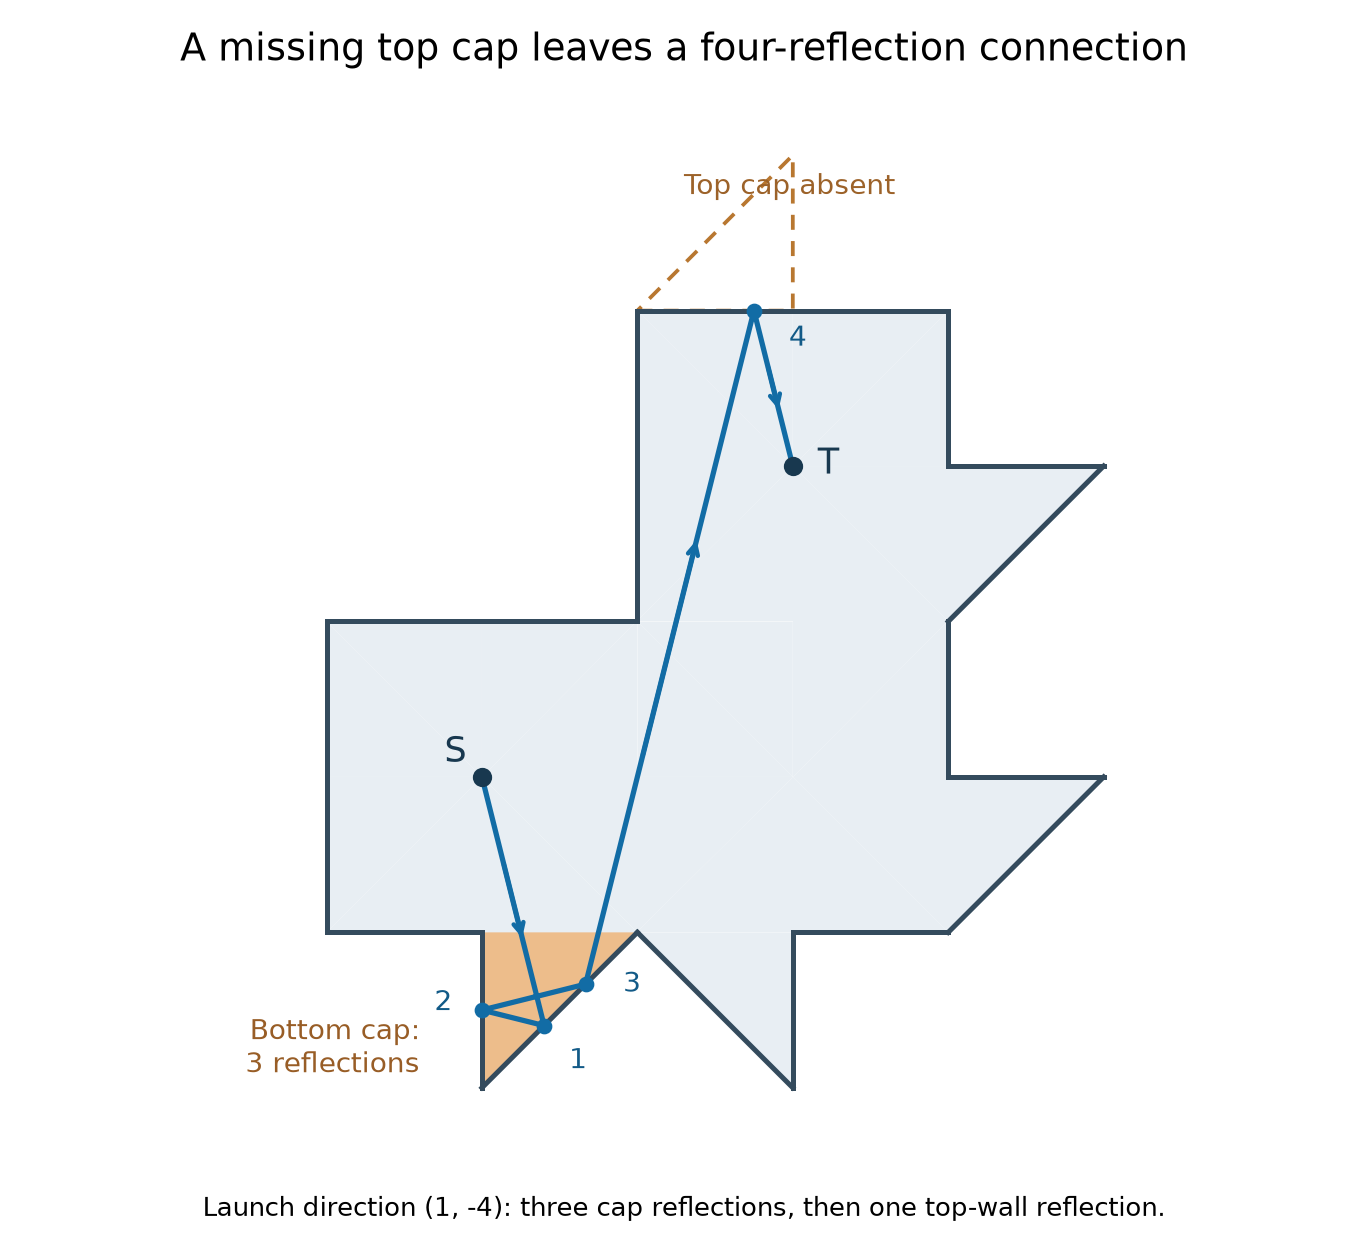

The script that saved this image:
"""Render the explicit four-reflection route in a permitted cap configuration."""
from pathlib import Path
from collections import Counter
from fractions import Fraction as F
import importlib.util
import json
import matplotlib
matplotlib.use('Agg')
import matplotlib.pyplot as plt
from matplotlib.patches import Polygon
HERE=Path(__file__).resolve().parent
spec=importlib.util.spec_from_file_location('triangles',HERE.parent/'persisted-replay/audit.py')
a=importlib.util.module_from_spec(spec);spec.loader.exec_module(a)
core=set().union(*(a.incident(p) for p in ((0,0),(2,0),(2,2))))
cap=lambda *v:tuple(sorted(v))
bottom=cap((0,-2),(0,-1),(1,-1))
room=core|{bottom,cap((4,2),(3,1),(3,2)),cap((2,-2),(1,-1),(2,-1)),cap((4,0),(3,-1),(3,0))}
record=json.loads((HERE/'zero-L-completion-check.json').read_text())['paths']['bottom_cap_four']
path=[tuple(F(*v) for v in p) for p in record['path']]
fig,ax=plt.subplots(figsize=(7.6,7),dpi=180)
for t in room:
 ax.add_patch(Polygon(t,facecolor='#edbd8b' if t==bottom else '#e8eef3',edgecolor='none'))
edges=Counter()
for t in room:
 u,v,w=t
 if a.cross(a.sub(v,u),a.sub(w,u))<0:v,w=w,v
 for p,q in ((u,v),(v,w),(w,u)):
  if edges[q,p]:edges[q,p]-=1
  else:edges[p,q]+=1
for (p,q),n in edges.items():
 if n:ax.plot((p[0],q[0]),(p[1],q[1]),color='#344b5d',lw=2,zorder=3)
ax.add_patch(Polygon(((1,3),(2,3),(2,4)),fill=False,edgecolor='#b87730',ls=(0,(4,3)),lw=1.5))
ax.text(1.3,3.75,'Top cap absent',ha='left',fontsize=11,color='#9c6229')
ax.plot([float(p[0]) for p in path],[float(p[1]) for p in path],color='#126ca5',lw=2.1,zorder=4)
ax.scatter([float(p[0]) for p in path[1:-1]],[float(p[1]) for p in path[1:-1]],s=28,color='#126ca5',zorder=5)
for i,(p,offset) in enumerate(zip(path[1:-1],((10,-17),(-19,0),(15,-3),(14,-14))),1):
 ax.annotate(str(i),tuple(map(float,p)),xytext=offset,textcoords='offset points',fontsize=11,color='#125a87',zorder=6)
for p,label,offset in ((path[0],'S',( -15,6)),(path[-1],'T',(10,-3))):
 ax.scatter(*map(float,p),color='#18384f',s=45,zorder=7)
 ax.annotate(label,tuple(map(float,p)),xytext=offset,textcoords='offset points',fontsize=14,color='#18384f')
ax.text(-.4,-1.9,'Bottom cap:\n3 reflections',ha='right',fontsize=11,color='#985d26')
for i in (0,3,4):
 p,q=path[i],path[i+1]
 start=tuple(float((2*p[k]+q[k])/3) for k in (0,1));end=tuple(float((p[k]+2*q[k])/3) for k in (0,1))
 ax.annotate('',xy=end,xytext=start,arrowprops=dict(arrowstyle='->',color='#126ca5',lw=1.8),zorder=5)
ax.set_aspect('equal');ax.set_xlim(-1.8,4.4);ax.set_ylim(-2.5,4.35);ax.axis('off')
fig.suptitle('A missing top cap leaves a four-reflection connection',fontsize=15,y=.975)
fig.text(.5,.035,'Launch direction (1, -4): three cap reflections, then one top-wall reflection.',ha='center',fontsize=10.5)
fig.subplots_adjust(top=.92,bottom=.075,left=.025,right=.975)
fig.savefig(HERE/'zero-L-completion-diagram.png',facecolor='white')
fig.savefig(HERE/'zero-L-completion-diagram.svg',facecolor='white')
